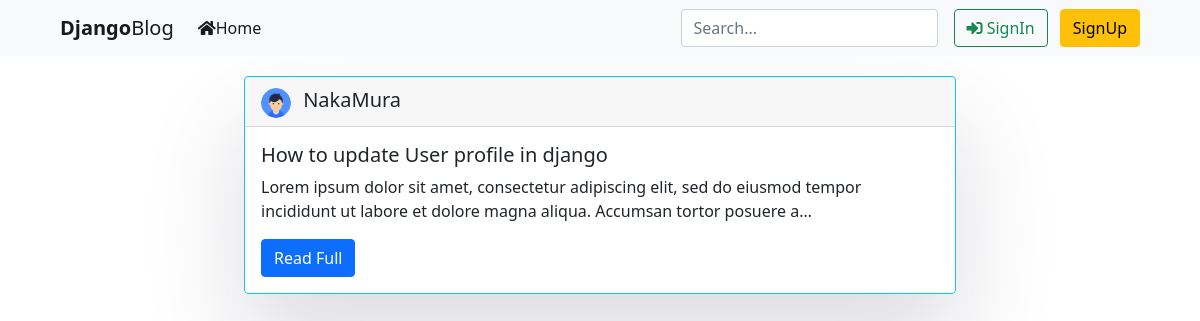
Page /posts=NakaMura on the earlier database version.
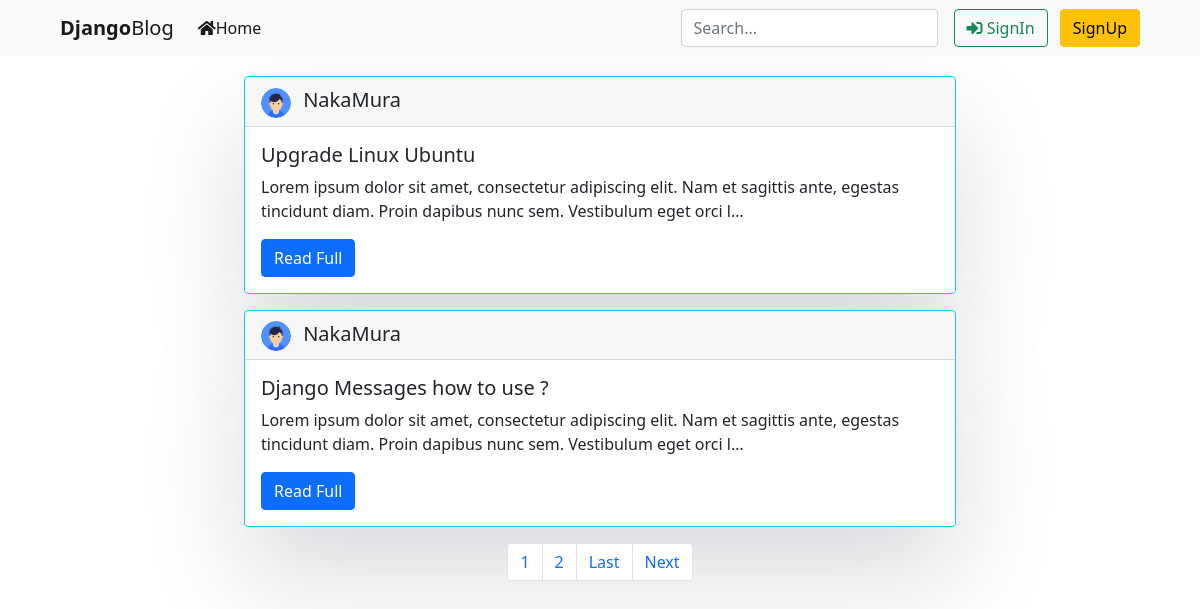
Same page on the later database version.
### Blog/models.py (models this page shows, shortened)
class PostsModel(models.Model):
    author = models.ForeignKey(User, on_delete=models.CASCADE)
    title = models.CharField(max_length=200)
    body = models.TextField()
    pub_date = models.DateTimeField(auto_now_add=True)

### Users/models.py (models this page shows, shortened)
class UserProfile(models.Model):
    user = models.OneToOneField(User, on_delete=models.CASCADE)
    image = models.ImageField(upload_to='profile_pic', default='user.png')

### Blog/views.py (the view)
# urls.py: path('posts=<username>', UserPostsListView.as_view(), name='Posts'),
class UserPostsListView(ListView):
    model = PostsModel
    template_name = 'main/userPosts.html'
    ordering = '-pub_date'
    paginate_by = 2
    def get_queryset(self):
        user = get_object_or_404(User, username=self.kwargs.get('username'))
        return PostsModel.objects.filter(author=user).order_by('-pub_date')

### Blog/templates/main/userPosts.html (shortened to what this page needs)
{% extends 'main/Index.html' %}
{% load static %}
{% load bootstrap5 %}
{% block content %}
<div class="container">
  <div class="row">
    <div class="col-md-2"></div>
    <div class="col-md-8">
{% for post in object_list %}
      <div class="box-element my-3">
        <div class="card border-info">
          <div class="card-header ">
            <img src="{{ post.author.userprofile.image.url }}" width="30" height="30" class="rounded-circle me-2" alt="Img">
            <span class="fs-5 me-5"><a href="{% url 'Blog:Posts' post.author.username %}" class="text-dark">{{ post.author }}</a></span>
          </div>
          <div class="card-body">
            <h5 class="card-title">{{ post.title }}</h5>
            <p class="card-text">{{ post.body | truncatechars:150 }}</p>
            <a href="{% url 'Blog:Article' id=post.id %}" class="btn btn-primary">Read Full</a>
          </div>
        </div>
      </div>
{% endfor %}
{% if is_paginated %}
    <nav aria-label="Page navigation example" id="pagination">
      <ul class="pagination justify-content-center">
        {% for num in page_obj.paginator.page_range %}
            {% if page_obj.number == num %}
                <li class="page-item"><a class="page-link" href="?page={{ num }}">{{ num }}</a></li>
            {% elif num > page_obj.number|add:'-3' and num < page_obj.number|add:'3' %}
                <li class="page-item"><a class="page-link" href="?page={{ num }}">{{ num }}</a></li>
            {% endif %}
        {% endfor %}
        {% if page_obj.has_next %}
            <li class="page-item">
              <a class="page-link" href="?page={{ page_obj.paginator.num_pages }}">Last</a>
            </li>
            <li class="page-item">
              <a class="page-link" href="?page={{ page_obj.next_page_number }}">Next</a>
            </li>
        {% endif %}
      </ul>
    </nav>
{% endif %}
    </div>
    <div class="col-md-2"></div>
  </div>
</div>
{% endblock content %}

Differences in the rows shown:
no longer on this page (row unchanged): PostsModel: author.userprofile.image (placeholder picture), author "NakaMura", title "How to update User profile in django", body "Lorem ipsum dolor sit amet, consectetur adipiscing elit, sed do eiusmod tempor incididunt ut labore et dolore magna aliqua. Accumsan tortor posuere a…"
added PostsModel: author.userprofile.image (placeholder picture), author "NakaMura", title "Upgrade Linux Ubuntu", body "Lorem ipsum dolor sit amet, consectetur adipiscing elit. Nam et sagittis ante, egestas tincidunt diam. Proin dapibus nunc sem. Vestibulum eget orci l…"
added PostsModel: author.userprofile.image (placeholder picture), author "NakaMura", title "Django Messages how to use ?", body "Lorem ipsum dolor sit amet, consectetur adipiscing elit. Nam et sagittis ante, egestas tincidunt diam. Proin dapibus nunc sem. Vestibulum eget orci l…"
Other differences:
new list line: "1"
new list line: "2"
text now shown: "Last Next"
